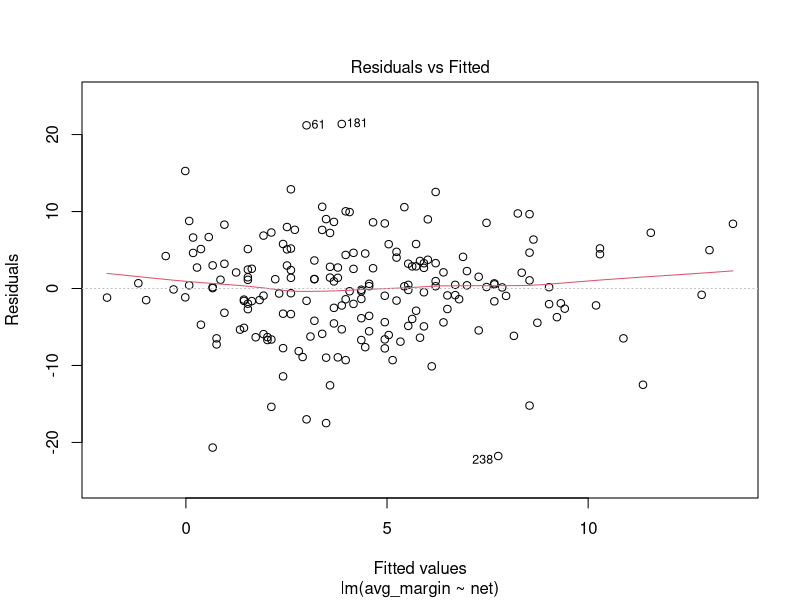
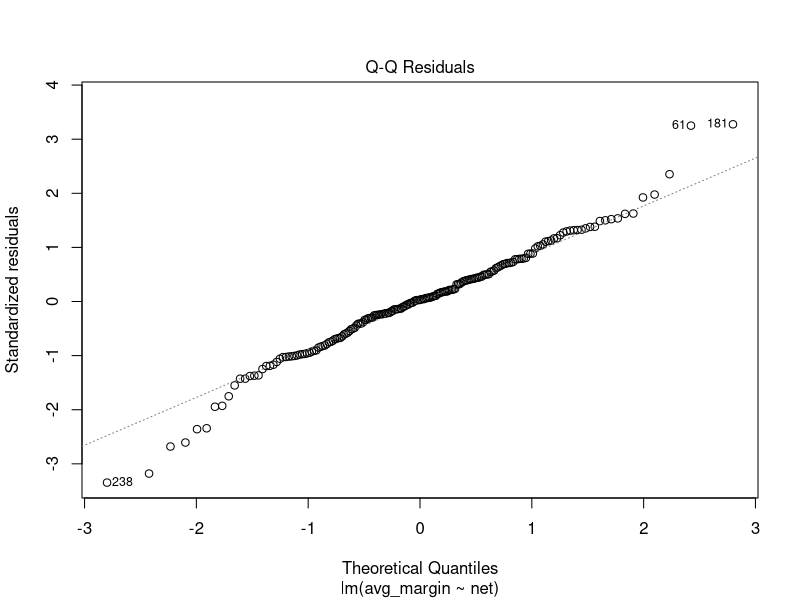
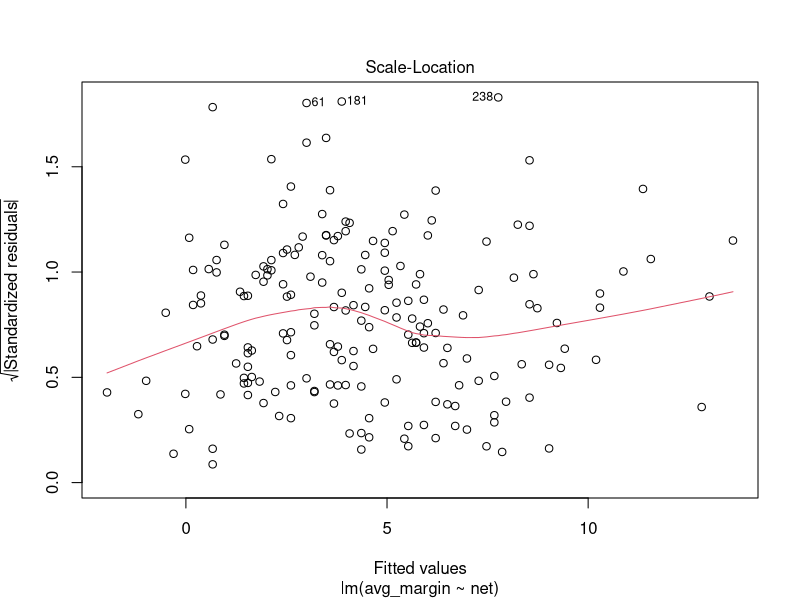
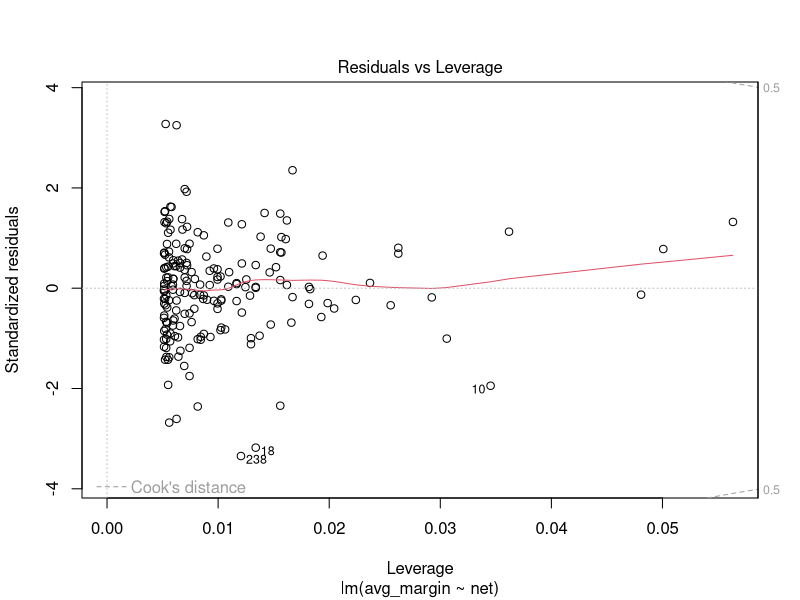
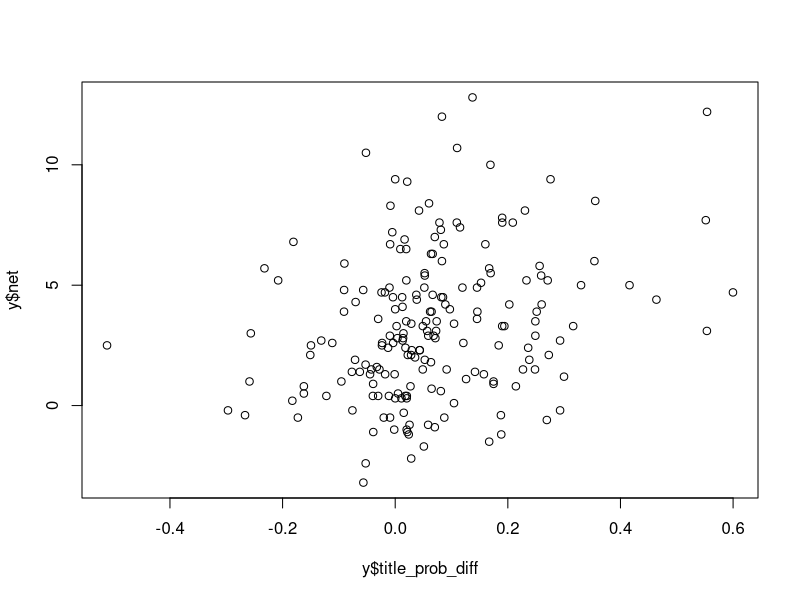
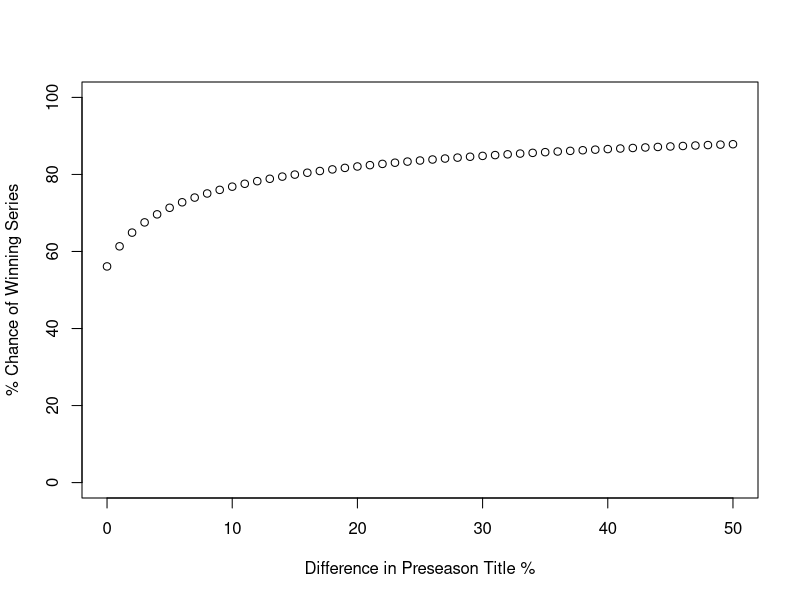

R code for these plots, in order:
################################################
# Playoff Analysis (Regular season + preseason)
# 2/20/20
# Purpose: Do preseason title odds add meaningful 
# value to playoff predictions?
################################################

# Section 1:
# Read data and analysis.

# Read data:
setwd("/Users/thomasbassine/Desktop/Threes and Layups Articles/Playoff Probabilities/Data")
y <- read.csv('playoffs_2003_2018.csv',
              stringsAsFactors = F)
y$year <- 0
for(i in 1:nrow(y)){
  y$year[i] <- as.numeric(unlist(strsplit(y$series_code[i], split = '_'))[3])
}

y$away_join <- paste(y$away, '_', y$year, sep = '')
y$home_join <- paste(y$home, '_', y$year, sep = '')

# Read and concatenate title odds data:
z <- read.csv("Preseason NBA Title Odds - 2017-2018.csv", stringsAsFactors = F)
temp <- read.csv("Preseason NBA Title Odds - 2016-2017.csv", stringsAsFactors = F)
z <- rbind(z, temp)
temp <- read.csv("Preseason NBA Title Odds - 2015-2016.csv", stringsAsFactors = F)
z <- rbind(z, temp)
temp <- read.csv("Preseason NBA Title Odds - 2014-2015.csv", stringsAsFactors = F,
                 header = F)
temp <- temp[1:30,]
colnames(temp) <- colnames(z)
z <- rbind(z, temp)
temp <- read.csv("Preseason NBA Title Odds - 2013-2014.csv", stringsAsFactors = F,
                 header = F)
temp <- temp[1:30,]
colnames(temp) <- colnames(z)
z <- rbind(z, temp)
temp <- read.csv("Preseason NBA Title Odds - 2012-2013.csv", stringsAsFactors = F,
                 header = F)
temp <- temp[1:30,]
colnames(temp) <- colnames(z)
z <- rbind(z, temp)
temp <- read.csv("Preseason NBA Title Odds - 2011-2012.csv", stringsAsFactors = F)
z <- rbind(z, temp)
temp <- read.csv("Preseason NBA Title Odds - 2010-2011.csv", stringsAsFactors = F,
                 header = F)
temp <- temp[1:30,]
colnames(temp) <- colnames(z)
z <- rbind(z, temp)
temp <- read.csv("Preseason NBA Title Odds - 2009-2010.csv", stringsAsFactors = F,
                 header = F)
temp <- temp[1:30,]
colnames(temp) <- colnames(z)
z <- rbind(z, temp)
temp <- read.csv("Preseason NBA Title Odds - 2008-2009.csv", stringsAsFactors = F,
                 header = F)
temp <- temp[1:30,]
colnames(temp) <- colnames(z)
z <- rbind(z, temp)
temp <- read.csv("Preseason NBA Title Odds - 2007-2008.csv", stringsAsFactors = F,
                 header = F)
temp <- temp[1:30,]
colnames(temp) <- colnames(z)
z <- rbind(z, temp)
temp <- read.csv("Preseason NBA Title Odds - 2006-2007.csv", stringsAsFactors = F,
                 header = F)
temp <- temp[1:30,]
colnames(temp) <- colnames(z)
z <- rbind(z, temp)
temp <- read.csv("Preseason NBA Title Odds - 2005-2006.csv", stringsAsFactors = F,
                 header = F)
temp <- temp[1:30,]
colnames(temp) <- colnames(z)
z <- rbind(z, temp)

z$Title.Odds <- as.numeric(z$Title.Odds)
z$Year <- as.numeric(z$Year)

get_prob <- function(j){
  if(j > 0){out <- 100 / (j+100)}
  else{out <- -1*j / (-1*j + 100)}
  return(out)
}

z$title_prob <- 0
for(i in 1:nrow(z)){
  z$title_prob[i] <- get_prob(z$Title.Odds[i])
}

z$away_join <- paste(z$Team, '_', z$Year, sep = '')
z$home_join <- z$away_join

#Join title odds onto playoff results:
y <- merge(y, z[,c('away_join', 'title_prob')],
           by = 'away_join', 
           all.x = T)
y <- merge(y, z[,c('home_join', 'title_prob')],
           by = 'home_join', 
           all.x = T)
colnames(y)[16] <- 'title_prob_away'
colnames(y)[17] <- 'title_prob_home'
y$title_prob_diff <- y$title_prob_home - y$title_prob_away
y$title_prob_diff2 <- sign(y$title_prob_diff) * y$title_prob_diff^2

y <- y[y$year %in% 2006:2018,]
y$log_title_prob_home <- log(100*y$title_prob_home + 1)
y$log_title_prob_away <- log(100*y$title_prob_away + 1)
y$log_title_prob_diff <- y$log_title_prob_home - y$log_title_prob_away
head(y)

summary(fit <- lm(avg_margin ~ net + title_prob_diff, data = y)) #0.21 R squared
cor(y$title_prob_diff, y$net)

summary(fit <- lm(avg_margin ~ net, data = y)) #0.16 R squared

plot(fit)
plot(y$title_prob_diff, y$net)

# Use log title probability:
summary(fit <- lm(avg_margin ~ net + log_title_prob_diff, data = y))


# how about no Cavs or Warriors?
summary(fit <- lm(avg_margin ~ net + log_title_prob_diff, data = y[y$year %in% 2006:2014,]))
# significance of title odds goes away

# How about probability of home victory in the series?
model <- glm(home_win ~ net + log_title_prob_diff,
             family=binomial(link='logit'), data=y)
summary(model)

# Some test examples:
predict(model, newdata = data.frame(net = 0.2, 
                                    log_title_prob_diff = log(100 * .25 + 1) - log(100 * .012 + 1)),
        type = 'response')

predict(model, newdata = data.frame(net = 0, 
                                    log_title_prob_diff = log(100 * .50 + 1) - log(100 * .10 + 1)),
        type = 'response')

# How would this simple model predict a playoff series based on participants:
z <- data.frame(net = rep(0,51),
           a = seq(.01,.51, .01),
           b = rep(.01,51))
z$title_prob_diff <- 100* (z$a - z$b)
z$log_title_prob_diff <- log(100 * z$a + 1) - log(100 * z$b + 1) 
z$predicted_home_prob <- predict(model, newdata = z, type = 'response')
View(z)

plot(z$title_prob_diff, 100* z$predicted_home_prob, ylim = c(0,100),
     xlab = 'Difference in Preseason Title %',
     ylab = '% Chance of Winning Series')
